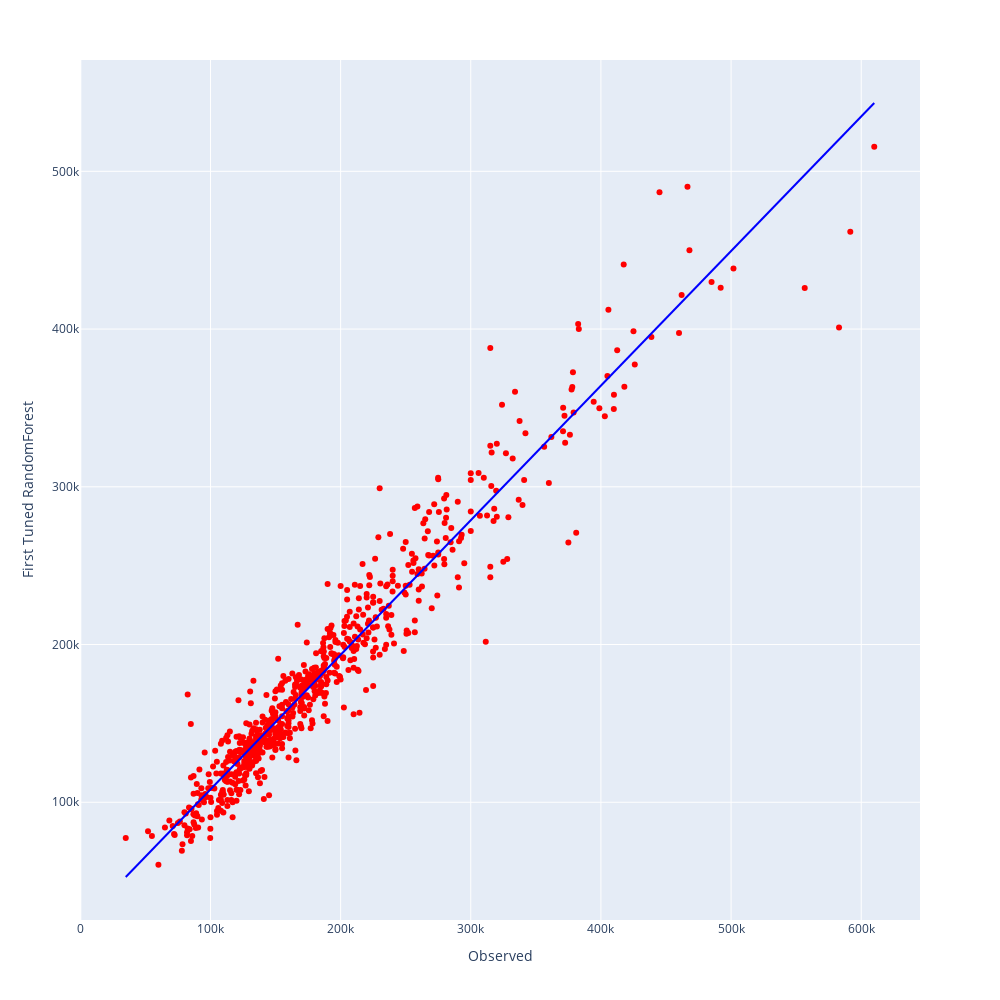

Write notebook code for a chart like this one.
### Markdown cell above
## Tuned Random Forest - Visualizziamo i valori predetti vs i valori reali osservati

### Code cell
fig =px.scatter(results, x="Observed", y="First Tuned RandomForest", hover_data=['id'],color_discrete_sequence=['red'],trendline="ols",trendline_color_override='blue',height=1000, width=1000)
fig.show()

### Figure 1 — Plotly figure (JSON) as saved in the notebook; plotly's stock layout.template omitted (floating-point values rounded to 4 significant figures; data arrays with more than 128 entries replaced by an {"elided": "..."} marker saying what was removed)
{"data": [{"customdata": {"elided": "733x1 int values"}, "hovertemplate": "Observed=%{x}<br>First Tuned RandomForest=%{y}<br>id=%{customdata[0]}<extra></extra>", "legendgroup": "", "marker": {"color": "red", "symbol": "circle"}, "mode": "markers", "name": "", "orientation": "v", "showlegend": false, "type": "scatter", "x": {"elided": "733 int values"}, "xaxis": "x", "y": {"elided": "733 float values"}, "yaxis": "y"}, {"hovertemplate": "<b>OLS trendline</b><br>First Tuned RandomForest = 0.853217 * Observed + 22847.9<br>R<sup>2</sup>=0.932326<br><br>Observed=%{x}<br>First Tuned RandomForest=%{y} <b>(trend)</b><extra></extra>", "legendgroup": "", "line": {"color": "blue"}, "marker": {"color": "red", "symbol": "circle"}, "mode": "lines", "name": "", "showlegend": false, "type": "scatter", "x": {"elided": "733 int values"}, "xaxis": "x", "y": {"elided": "733 float values"}, "yaxis": "y"}], "layout": {"height": 1000, "legend": {"tracegroupgap": 0}, "margin": {"t": 60}, "width": 1000, "xaxis": {"anchor": "y", "domain": [0, 1], "title": {"text": "Observed"}}, "yaxis": {"anchor": "x", "domain": [0, 1], "title": {"text": "First Tuned RandomForest"}}}}
